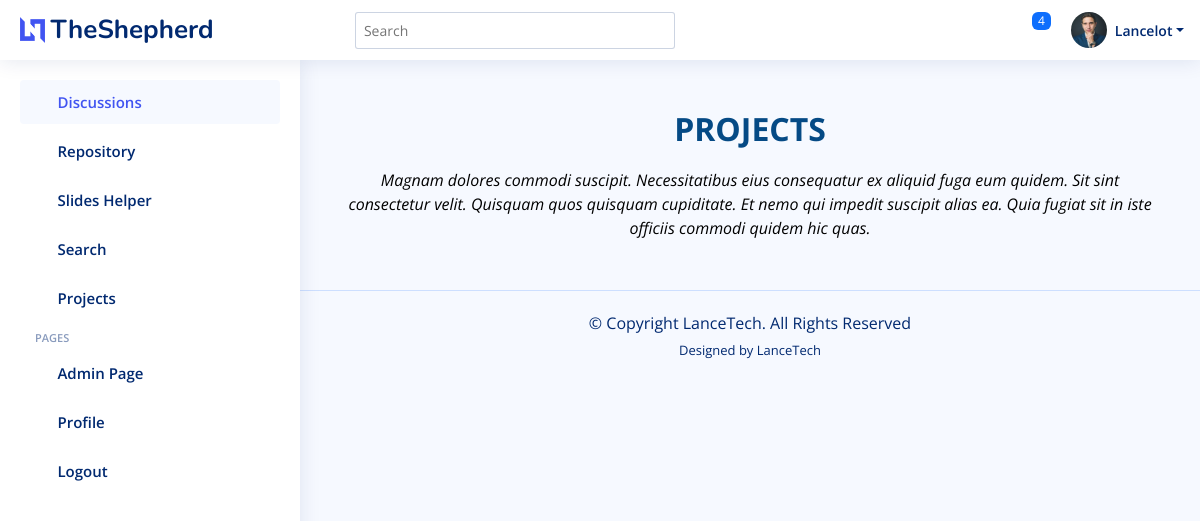
Before: /home/ (signed in) with the older database file.
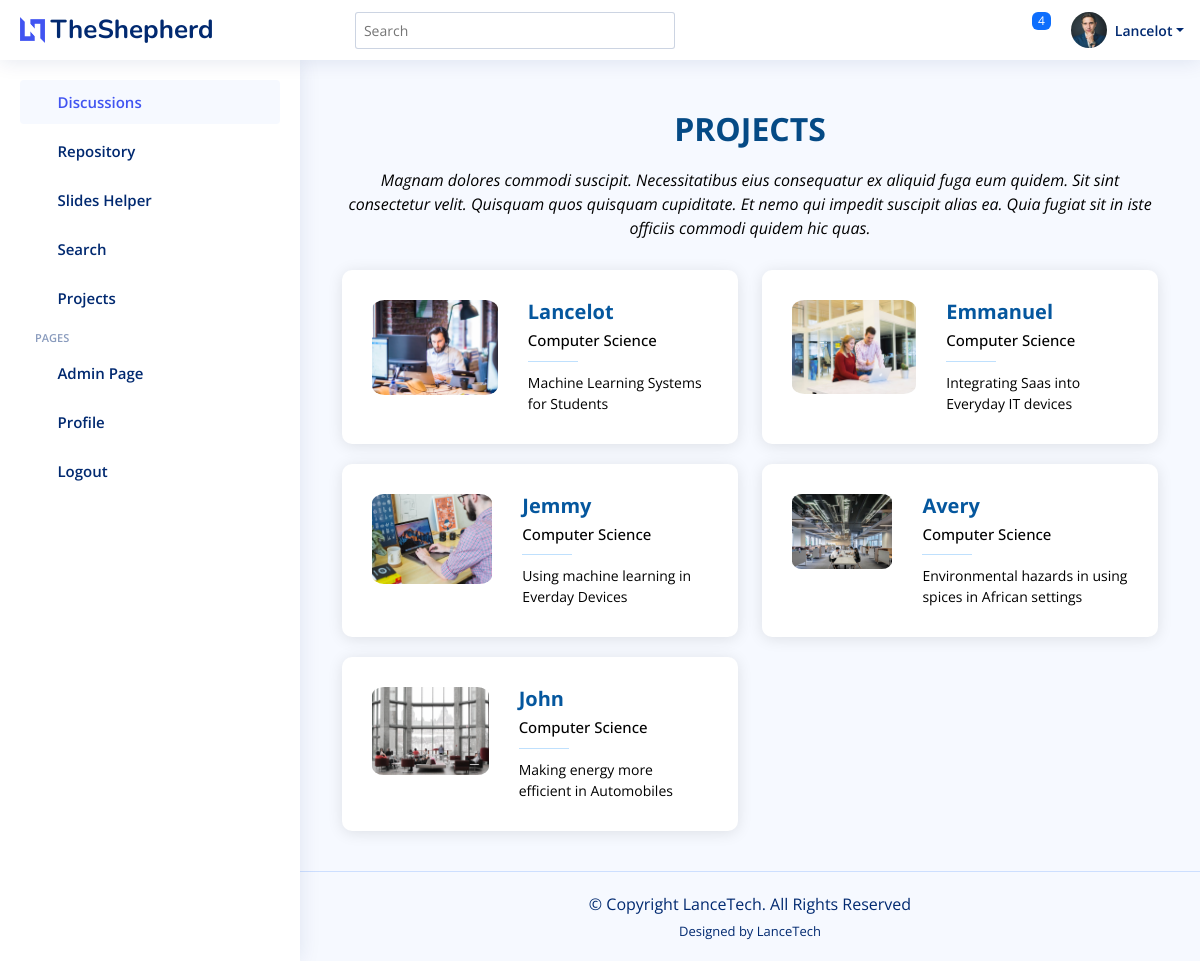
After: the same page with the newer database file.
### discussions/models.py (models this page shows, shortened)
class Student(models.Model):
    friend = models.ForeignKey('self', on_delete=models.CASCADE, blank=True, null=True)
    user = models.OneToOneField(User, on_delete=models.CASCADE)
    phone = models.CharField(max_length=10, default='0548932933', blank=True)
    school = models.CharField(max_length=60, default='KNUST', blank=True)
    course = models.CharField(max_length=60, default='Computer Science', blank=True)
    back_img = models.ImageField(blank=True, upload_to="images/profiles", default='images/profiles/testimonial-1_wBDCxRj.jpg')

### home/models.py (models this page shows, shortened)
class Project(models.Model):
    owner = models.ForeignKey(Student, on_delete=models.CASCADE)
    supervisor = models.ForeignKey(Supervisor, on_delete=models.CASCADE)
    topic = models.CharField(max_length=120)
    description = models.CharField(max_length=2048, default='Description')
    research_area = models.CharField(max_length=60)
    pub_date = models.DateTimeField(blank=True, null=True, default=timezone.now())
    rating = models.FloatField(blank=True, null=True, default=4.3)
    back_img = models.ImageField(blank=True, upload_to="images/backs", null=True, default='assets/img/user.png')

### home/views.py (the view)
# urls.py: path("", views.IndexView.as_view(), name="index"),
class IndexView(generic.ListView):
    template_name = "home/index.html"
    context_object_name = "projects"
    model = Project
    def get_queryset(self):
        return Project.objects.all()
    def get_context_data(self, **kwargs: Any) -> Dict[str, Any]:
        context = super(IndexView, self).get_context_data(**kwargs)
        context['files'] = File.objects.filter(owner_id=self.request.user.id)
        context['student'] = Student.objects.filter(user=self.request.user)[0]
        context['latest'] = Discussion.objects.filter(pub_date__lte=timezone.now()).order_by("-pub_date")[:5]
        context['requests'] = Request.objects.all()[:5]
        return context

### home/templates/home/index.html (shortened to what this page needs)
<!DOCTYPE html>
<html lang="en">
<head>
  {% load static %}
  <link href="{% static 'assets/vendor/bootstrap/css/bootstrap.min.css' %}" rel="stylesheet">
  <link href="{% static 'assets/vendor/bootstrap-icons/bootstrap-icons.css' %}" rel="stylesheet">
  <link href="{% static 'assets/vendor/boxicons/css/boxicons.min.css' %}" rel="stylesheet">
  <link href="{% static 'assets/vendor/quill/quill.snow.css' %}" rel="stylesheet">
  <link href="{% static 'assets/vendor/quill/quill.bubble.css' %}" rel="stylesheet">
  <link href="{% static 'assets/vendor/remixicon/remixicon.css' %}" rel="stylesheet">
  <link href="{% static 'assets/vendor/simple-datatables/style.css' %}" rel="stylesheet">
  <link href="{% static 'assets/css/style.css' %}" rel="stylesheet">
  <link href="{% static 'assets/css/main.css' %}" rel="stylesheet">
  <link href="{% static 'home/assets/css/mystyle.css' %}" rel="stylesheet">
</head>
<body>
  <header id="header" class="header fixed-top d-flex align-items-center">
    <div class="d-flex align-items-center justify-content-between">
      <a href="{% url 'discussions:index' %}" class="logo d-flex align-items-center">
        <img src="{% static 'assets/img/logo.png' %}" alt="">
        <span class="d-none d-lg-block">TheShepherd</span>
      </a>
      <i class="bi bi-list toggle-sidebar-btn"></i>
    </div>
    <div class="search-bar">
      <form class="search-form d-flex align-items-center" method="POST" action="#">
        <input type="text" name="query" placeholder="Search" title="Enter search keyword">
        <button type="submit" title="Search"><i class="bi bi-search"></i></button>
      </form>
    </div>
    <nav class="header-nav ms-auto">
      <ul class="d-flex align-items-center">
        {% if not user.is_authenticated %}
        <li class="nav-item">
          <a class="nav-link collapsed" href="{% url 'accounts:signup' %}">
            <i class="bi bi-card-list"></i>
            <span>Register</span>
          </a>
        </li>
        <li class="nav-item">
          <a class="nav-link collapsed" href="{% url 'login' %}">
            <i class="bi bi-box-arrow-in-right"></i>
            <span>Login</span>
          </a>
        </li>
        {% else %}
        <li class="nav-item dropdown">
          <a class="nav-link nav-icon" href="#" data-bs-toggle="dropdown">
            <i class="bi bi-bell"></i>
            <span class="badge bg-primary badge-number">4</span>
          </a>
        </li>
        <li class="nav-item dropdown pe-3">
          <a class="nav-link nav-profile d-flex align-items-center pe-0" href="#" data-bs-toggle="dropdown">
            <img src="{% static student.back_img.url %}" alt="Profile" class="rounded-circle">
            <span class="d-none d-md-block dropdown-toggle ps-2">{{ student.user.username }}</span>
          </a>
        </li>
        {% endif %}
      </ul>
    </nav>
  </header>
  <aside id="sidebar" class="sidebar">
    <ul class="sidebar-nav" id="sidebar-nav">
      <li class="nav-item">
        <a class="nav-link " href="{% url 'discussions:index' %}">
          <i class="bi bi-grid"></i>
          <span>Discussions</span>
        </a>
      </li>
      <li class="nav-item">
        <a class="nav-link collapsed"  href="{% url 'repository:repository' %}">
          <i class="bi bi-menu-button-wide"></i><span>Repository</span>
        </a>
      </li>
      <li class="nav-item">
        <a class="nav-link collapsed" href="{% url 'sliders:sliders' %}">
          <i class="bi bi-journal-text"></i><span>Slides Helper</span>
        </a>
      </li>
      <li class="nav-item">
        <a class="nav-link collapsed" href="{% url 'search:search' %}">
          <i class="bi bi-layout-text-window-reverse"></i><span>Search</span>
        </a>
      </li>
      <li class="nav-item">
        <a class="nav-link collapsed" href="#">
          <i class="bi bi-gem"></i><span>Projects</span>
        </a>
      </li>
      <li class="nav-heading">Pages</li>
      {% if user.is_superuser %}
      <li class="nav-item">
        <a class="nav-link collapsed" href="{% url 'admin:index' %}">
          <i class="bi bi-envelope"></i>
          <span>Admin Page</span>
        </a>
      </li>
      {% endif %}
      <li class="nav-item">
        <a class="nav-link collapsed" href="{% url 'accounts:profile' student.id %}">
          <i class="bi bi-person"></i>
          <span>Profile</span>
        </a>
      </li>
      <li class="nav-item">
        <a class="nav-link collapsed" href="{% url 'accounts:logout' %}">
          <i class="bi bi-box-arrow-in-left"></i>
          <span>Logout</span>
        </a>
      </li>
    </ul>
  </aside>
  <main id="main" class="main">
    <section id="team" class="team section-bg">
      <div class="container" data-aos="fade-up">
        <div class="section-title">
          <h2>Projects</h2>
          <p>Magnam dolores commodi suscipit. Necessitatibus eius consequatur ex aliquid fuga eum quidem. Sit sint consectetur velit. Quisquam quos quisquam cupiditate. Et nemo qui impedit suscipit alias ea. Quia fugiat sit in iste officiis commodi quidem hic quas.</p>
        </div>
        <div class="row">
          {% for project in projects %}
          <div class="col-lg-6" data-aos="fade-up" data-aos-delay="100">
            <div class="member d-flex align-items-start">
              <div class="pic"><img src="{% static project.back_img.url %}" class="img-fluid" alt=""></div>
              <div class="member-info">
                <h4><a href="{% url 'home:project' project.id %}">{{ project.owner.user.username }}</a></h4>
                <span>{{ project.owner.course }}</span>
                <p>{{ project.topic }}</p>
              </div>
            </div>
          </div>
          {% endfor %}
        </div>
      </div>
    </section>
  </main>
  <footer id="footer" class="footer">
    <div class="copyright">
      &copy; Copyright <strong><span>LanceTech</span></strong>. All Rights Reserved
    </div>
    <div class="credits">
      Designed by <a href="https://LanceTech.com/">LanceTech</a>
    </div>
  </footer>
</body>
</html>

### static/assets/css/style.css (style rules this page uses)
:root { scroll-behavior: smooth; }
body { font-family: "Open Sans", sans-serif; background: #f6f9ff; color: #444444; }
a { color: #4154f1; text-decoration: none; }
h1, h2, h3, h4, h5, h6 { font-family: "Nunito", sans-serif; }
#main { margin-top: 60px; padding: 20px 30px; transition: all 0.3s; }
.logo { line-height: 1; }
@media (min-width: 1200px) { .logo { width: 280px; } }
.logo img { max-height: 26px; margin-right: 6px; }
.logo span { font-size: 26px; font-weight: 700; color: #012970; font-family: "Nunito", sans-serif; }
.header { transition: all 0.5s; z-index: 997; height: 60px; box-shadow: 0px 2px 20px rgba(1, 41, 112, 0.1); background-color: #fff; padding-left: 20px; }
.header .toggle-sidebar-btn { font-size: 32px; padding-left: 10px; cursor: pointer; color: #012970; }
.header .search-bar { min-width: 360px; padding: 0 20px; }
.header .search-form { width: 100%; }
.header .search-form input { border: 0; font-size: 14px; color: #012970; border: 1px solid rgba(1, 41, 112, 0.2); padding: 7px 38px 7px 8px; border-radius: 3px; transition: 0.3s; width: 100%; }
.header .search-form button { border: 0; padding: 0; margin-left: -30px; background: none; }
.header .search-form button i { color: #012970; }
.header-nav ul { list-style: none; }
.header-nav>ul { margin: 0; padding: 0; }
.header-nav .nav-icon { font-size: 22px; color: #012970; margin-right: 25px; position: relative; }
.header-nav .nav-profile { color: #012970; }
.header-nav .nav-profile img { max-height: 36px; }
.header-nav .nav-profile span { font-size: 14px; font-weight: 600; }
.header-nav .badge-number { position: absolute; inset: -2px -5px auto auto; font-weight: normal; font-size: 12px; padding: 3px 6px; }
.sidebar { position: fixed; top: 60px; left: 0; bottom: 0; width: 300px; z-index: 996; transition: all 0.3s; padding: 20px; overflow-y: auto; scrollbar-width: thin; scrollbar-color: #aab7cf transparent; box-shadow: 0px 0px 20px rgba(1, 41, 112, 0.1); background-color: #fff; }
@media (min-width: 1200px) { #main, #footer { margin-left: 300px; } }
.sidebar-nav { padding: 0; margin: 0; list-style: none; }
.sidebar-nav li { padding: 0; margin: 0; list-style: none; }
.sidebar-nav .nav-item { margin-bottom: 5px; }
.sidebar-nav .nav-heading { font-size: 11px; text-transform: uppercase; color: #899bbd; font-weight: 600; margin: 10px 0 5px 15px; }
.sidebar-nav .nav-link { display: flex; align-items: center; font-size: 15px; font-weight: 600; color: #4154f1; transition: 0.3; background: #f6f9ff; padding: 10px 15px; border-radius: 4px; }
.sidebar-nav .nav-link i { font-size: 16px; margin-right: 10px; color: #4154f1; }
.sidebar-nav .nav-link.collapsed { color: #012970; background: #fff; }
.sidebar-nav .nav-link.collapsed i { color: #899bbd; }
.footer { padding: 20px 0; font-size: 14px; transition: all 0.3s; border-top: 1px solid #cddfff; }
.footer .copyright { text-align: center; color: #012970; }
.footer .credits { padding-top: 5px; text-align: center; font-size: 13px; color: #012970; }

### static/assets/css/main.css (style rules this page uses)
:root { scroll-behavior: smooth; }
body { color: rgba(var(--color-primary-rgb), 1); }
a { color: var(--color-links); text-decoration: none; }
h1, h2, h3, h4, h5, h6 { font-family: var(--font-primary); }
#main { margin-top: 90px; }
.footer { overflow: hidden; background: rgba(var(--color-black-rgb), 0.9); font-size: 16px; color: rgba(var(--color-white-rgb), 0.7); }
.footer .copyright strong { font-weight: 400; }
.footer .credits { padding-top: 6px; font-size: 13px; }
.footer .credits a { color: var(--color-white); }

Changed rows visible on the page:
added Project: back_img (picture), owner.user.username "Lancelot", owner.course "Computer Science", topic "Machine Learning Systems for Students"
added Project: back_img (picture), owner.user.username "Emmanuel", owner.course "Computer Science", topic "Integrating Saas into Everyday IT devices"
added Project: back_img (picture), owner.user.username "Jemmy", owner.course "Computer Science", topic "Using machine learning in Everday Devices"
added Project: back_img (picture), owner.user.username "Avery", owner.course "Computer Science", topic "Environmental hazards in using spices in African settings"
added Project: back_img (picture), owner.user.username "John", owner.course "Computer Science", topic "Making energy more efficient in Automobiles"
